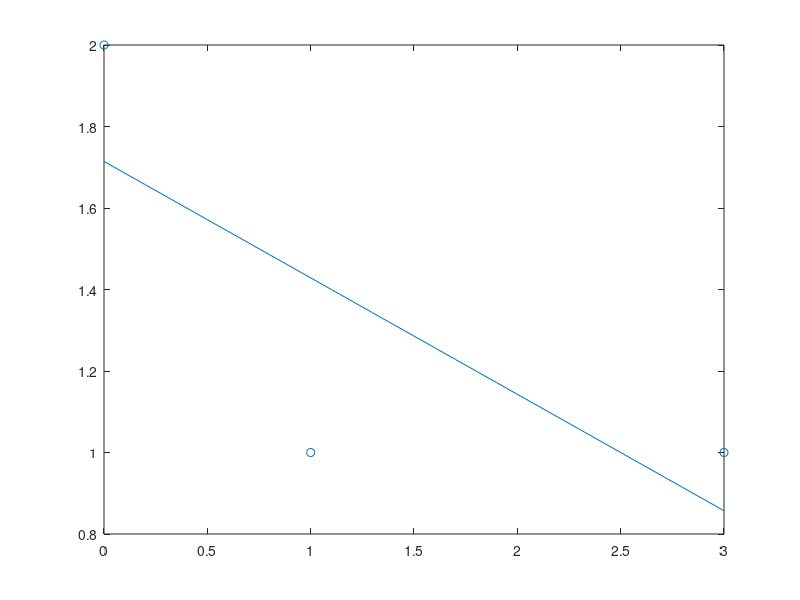
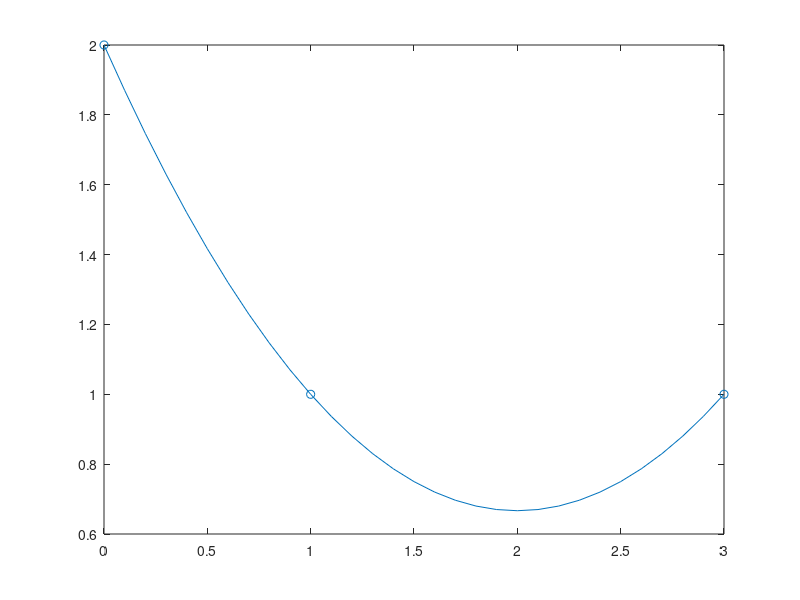

Write MATLAB code to recreate these figures, in order. (Note: this script raises an error after producing the figures.)
x = [0,1,3];
xx = [1 1 1
      x]';
u = [2;1;1];

%% 1
% least square fit
% u = a0 + a1x
a = (xx'*xx)\(xx'*u)

ix=0:0.1:3;
gx = a(1) + a(2) * ix;
plot(ix,gx)
hold on;
scatter(x,u)

gx2 = 1/3*ix.^2 - 4/3*ix +2;
figure;
plot(ix,gx2)
hold on;
scatter(x,u)

%% 2
gx3 = 1.9444 * phi(-1,0,1,ix) + 0.9444 * phi(0,1,2,ix) + 0.6111*phi(1,2,3,ix) + 0.9444*phi(2,3,4,ix);
plot(ix,gx3)

